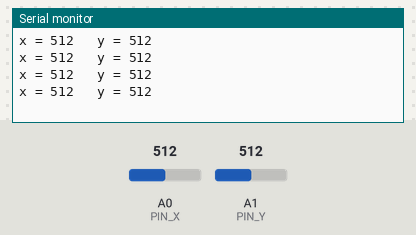
A sketch run on a simulated Arduino Uno, built with avr-gcc and run on an emulated ATmega328P. On the bench: the last lines printed to the serial monitor. Inputs (shaded band) come from the test bench; at power-on: A0 (PIN_X) = 512, A1 (PIN_Y) = 512.

Above: at 1.2 s.
1.3 s: A0 (PIN_X) set to 716
At 1.71 s:
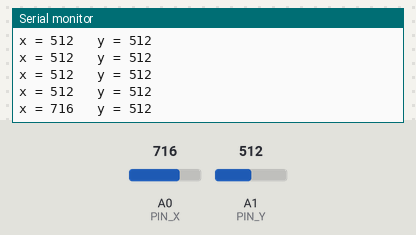
2.8 s: A1 (PIN_Y) set to 716
At 2.91 s:
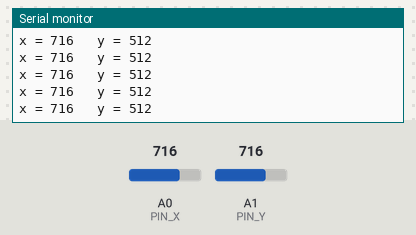
4.3 s: A0 (PIN_X) set to 900
At 4.41 s:
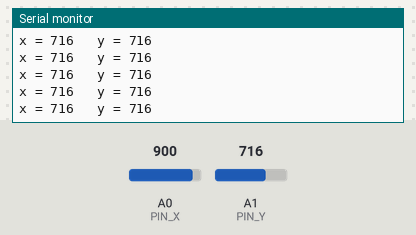
5.8 s: A1 (PIN_Y) set to 900
At 5.92 s:
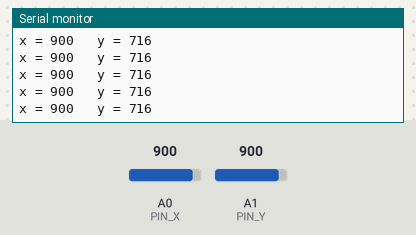
Timing chart, 0 to 8.3 s (numbered marks = the images above; inputs shaded):
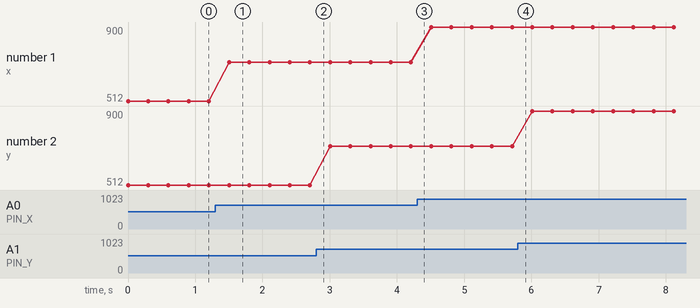

The sketch:

joystick_1_lecture.ino
```cpp
const byte PIN_X = A0;
const byte PIN_Y = A1;

void setup() {
  Serial.begin(9600);
}

void loop() {
  int x = analogRead(PIN_X);
  int y = analogRead(PIN_Y);
  Serial.print("x = ");
  Serial.print(x);
  Serial.print("   y = ");
  Serial.println(y);
  delay(300);
}
```

Measured:
- after the input at 1.3 s, the serial monitor: prints a new line after 0.20 s (image 1)
- plotted number 1: 512 → 716 after the input at 1.3 s, 716 → 900 after the input at 4.3 s
